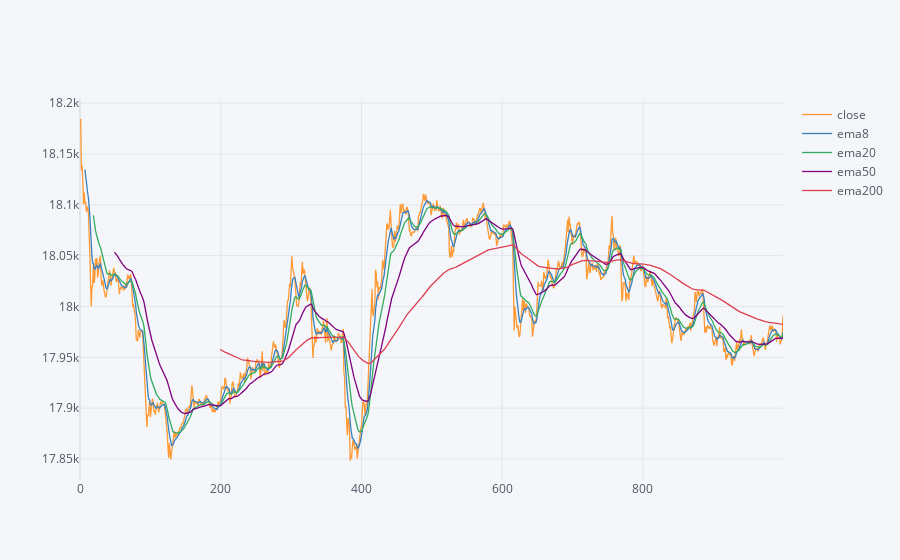

The cell this chart's notebook holds for it:
### Code cell
df_temp[['close', 'ema8', 'ema20', 'ema50', 'ema200']].iplot(kind='line')

### Figure 1 — Plotly figure (JSON) as saved in the notebook; plotly's stock layout.template omitted (floating-point values rounded to 4 significant figures; data arrays with more than 128 entries replaced by an {"elided": "..."} marker saying what was removed)
{"data": [{"line": {"color": "rgba(255, 153, 51, 1.0)", "dash": "solid", "shape": "linear", "width": 1.3}, "mode": "lines", "name": "close", "text": "", "type": "scatter", "x": {"elided": "1000 int values"}, "y": {"elided": "1000 float values"}}, {"line": {"color": "rgba(55, 128, 191, 1.0)", "dash": "solid", "shape": "linear", "width": 1.3}, "mode": "lines", "name": "ema8", "text": "", "type": "scatter", "x": {"elided": "1000 int values"}, "y": {"elided": "1000 mixed values"}}, {"line": {"color": "rgba(50, 171, 96, 1.0)", "dash": "solid", "shape": "linear", "width": 1.3}, "mode": "lines", "name": "ema20", "text": "", "type": "scatter", "x": {"elided": "1000 int values"}, "y": {"elided": "1000 mixed values"}}, {"line": {"color": "rgba(128, 0, 128, 1.0)", "dash": "solid", "shape": "linear", "width": 1.3}, "mode": "lines", "name": "ema50", "text": "", "type": "scatter", "x": {"elided": "1000 int values"}, "y": {"elided": "1000 mixed values"}}, {"line": {"color": "rgba(219, 64, 82, 1.0)", "dash": "solid", "shape": "linear", "width": 1.3}, "mode": "lines", "name": "ema200", "text": "", "type": "scatter", "x": {"elided": "1000 int values"}, "y": {"elided": "1000 mixed values"}}], "layout": {"legend": {"bgcolor": "#F5F6F9", "font": {"color": "#4D5663"}}, "paper_bgcolor": "#F5F6F9", "plot_bgcolor": "#F5F6F9", "title": {"font": {"color": "#4D5663"}}, "xaxis": {"gridcolor": "#E1E5ED", "showgrid": true, "tickfont": {"color": "#4D5663"}, "title": {"font": {"color": "#4D5663"}, "text": ""}, "zerolinecolor": "#E1E5ED"}, "yaxis": {"gridcolor": "#E1E5ED", "showgrid": true, "tickfont": {"color": "#4D5663"}, "title": {"font": {"color": "#4D5663"}, "text": ""}, "zerolinecolor": "#E1E5ED"}}}
